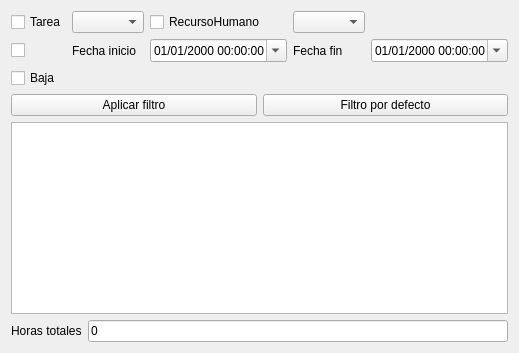
<?xml version = "1.0" encoding="UTF-8"?>
<ui version="4.0">
 <class>ActividadQueryForm</class>
 
  <widget class="QWidget" name="centralWidget">
   <layout class="QVBoxLayout" name="main_layout">
    
    <!-- TareaId RecursoHumanoId-->
    <item>
    <layout class="QGridLayout">

     <!-- TareaId-->
     <item row="0" column="0">
      <widget class="QCheckBox" name="checkbox_tarea">
       <property name="text">
        <string>Tarea</string>
       </property>

      </widget>
     </item>
     
     <item row="0" column="1">
      <widget class="QComboBox" name="combobox_tarea">

      </widget>
     </item>
     
     <!-- RecursoHumanoId-->
     <item row="0" column="2">
      <widget class="QCheckBox" name="checkbox_recurso">
       <property name="text">
        <string>RecursoHumano</string>
       </property>

      </widget>
     </item>
     
     <item row="0" column="3">
      <widget class="QComboBox" name="combobox_recurso">

      </widget>
     </item>
    

    <!-- Fila 2: Fecha Inicio y Fecha Fin -->
     <item row="1" column="0">
      <widget class="QCheckBox" name="checkbox_datetime_range">
      </widget>
     </item>
     
     <!-- Fecha inicio -->
     <item row="1" column="1">
      <widget class="QLabel" name="label_start_datetime">
       <property name="text"> <string>Fecha inicio</string> </property>

      </widget>
     </item>
     
     <item row="1" column="2">
      <widget class="QDateTimeEdit" name="start_datetime">
       <property name="calendarPopup"> <bool>true</bool> </property>
       <property name="displayFormat">
        <string>dd/MM/yyyy HH:mm:ss</string>
       </property>

      </widget>
     </item>
     
     
     <!-- Fecha fin -->
     <item row="1" column="3">
      <widget class="QLabel" name="label_end_datetime">
       <property name="text"> <string>Fecha fin</string> </property>

      </widget>
     </item>
     
     <item row="1" column="4">
      <widget class="QDateTimeEdit" name="end_datetime">
       <property name="calendarPopup"> <bool>true</bool> </property>
       <property name="displayFormat">
        <string>dd/MM/yyyy HH:mm:ss</string>
       </property>

      </widget>
     </item>
     
     <!-- Fila 3: Baja -->
     <item row="2" column="0">
      <widget class="QCheckBox" name="checkbox_soft_delete">
       <property name="text">
        <string>Baja</string>
       </property>
      </widget>
     </item>

    </layout>
    </item>
    
    
    
    
    <!-- Consulta cancelar y actualizar base de datos-->
    <item>
    <layout class="QHBoxLayout">
        
     <item>
      <widget class="QPushButton" name="button_set_filter">
       <property name="text">
        <string>Aplicar filtro</string>
       </property>
      </widget>
     </item>
     
     <item>
      <widget class="QPushButton" name="button_default_filter">
       <property name="text">
        <string>Filtro por defecto</string>
       </property>
      </widget>
     </item>

    </layout>
    </item>
    
    
    <!-- Tabla -->
    <item>
     <widget class="QTableWidget" name="table"></widget>
    </item>
    
    <item>
     <layout class="QFormLayout">
      <item row="0" column="0">
       <widget class="QLabel" name="label_total_hours">
        <property name="text"> <string>Horas totales</string> </property>
       </widget>
      </item>
      
      <item row="0" column="1">
       <widget class="QLineEdit" name="entry_total_hours">
        <property name="text"> <string>0</string> </property>
        <property name="readOnly"> <bool>true</bool> </property>s
       </widget>
      </item>

     </layout>
    </item>
   
   </layout>
  </widget>

 <resources/>
 <connections/>
</ui>
